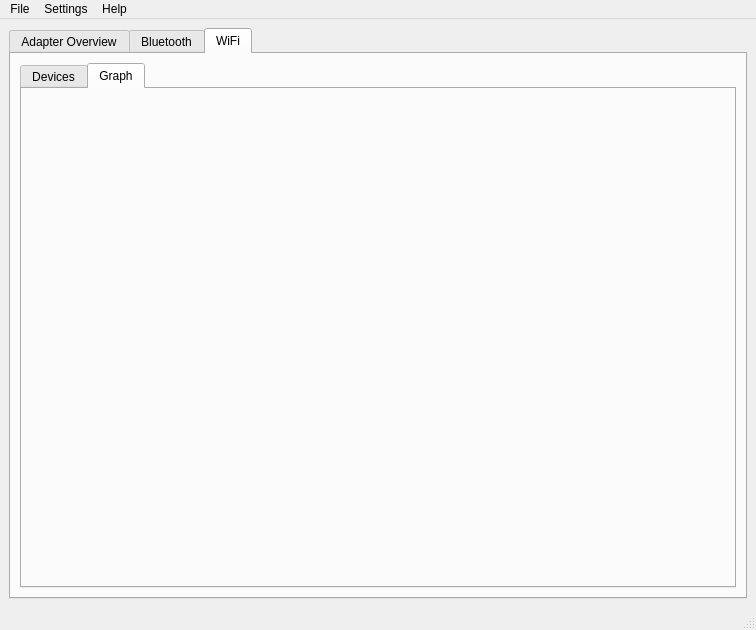
<?xml version="1.0" encoding="UTF-8"?>
<ui version="4.0">
 <class>MainWindow</class>
 <widget class="QMainWindow" name="MainWindow">
  <property name="geometry">
   <rect>
    <x>0</x>
    <y>0</y>
    <width>756</width>
    <height>630</height>
   </rect>
  </property>
  <property name="windowTitle">
   <string>MainWindow</string>
  </property>
  <property name="styleSheet">
   <string notr="true"/>
  </property>
  <widget class="QWidget" name="centralwidget">
   <layout class="QVBoxLayout" name="verticalLayout">
    <item>
     <widget class="QTabWidget" name="tabWidget">
      <property name="styleSheet">
       <string notr="true"/>
      </property>
      <property name="currentIndex">
       <number>2</number>
      </property>
      <widget class="QWidget" name="adapterTab">
       <attribute name="title">
        <string>Adapter Overview</string>
       </attribute>
       <layout class="QVBoxLayout" name="verticalLayout_2">
        <item>
         <widget class="QLabel" name="label_3">
          <property name="text">
           <string>Wifi Adapter</string>
          </property>
         </widget>
        </item>
        <item>
         <widget class="QTableWidget" name="bluetoothAdapterTable">
          <attribute name="horizontalHeaderDefaultSectionSize">
           <number>200</number>
          </attribute>
          <attribute name="horizontalHeaderStretchLastSection">
           <bool>false</bool>
          </attribute>
          <attribute name="verticalHeaderVisible">
           <bool>false</bool>
          </attribute>
          <row>
           <property name="text">
            <string/>
           </property>
          </row>
          <row>
           <property name="text">
            <string/>
           </property>
          </row>
          <row>
           <property name="text">
            <string/>
           </property>
          </row>
          <row>
           <property name="text">
            <string/>
           </property>
          </row>
          <row>
           <property name="text">
            <string/>
           </property>
          </row>
          <row>
           <property name="text">
            <string/>
           </property>
          </row>
          <row>
           <property name="text">
            <string/>
           </property>
          </row>
          <column>
           <property name="text">
            <string>Property</string>
           </property>
          </column>
          <column>
           <property name="text">
            <string>Value</string>
           </property>
          </column>
          <item row="0" column="0">
           <property name="text">
            <string>Vendor</string>
           </property>
           <property name="flags">
            <set>ItemIsDragEnabled|ItemIsUserCheckable|ItemIsEnabled</set>
           </property>
          </item>
          <item row="1" column="0">
           <property name="text">
            <string>MAC Address</string>
           </property>
           <property name="flags">
            <set>ItemIsDragEnabled|ItemIsUserCheckable|ItemIsEnabled</set>
           </property>
          </item>
          <item row="2" column="0">
           <property name="text">
            <string>API</string>
           </property>
           <property name="flags">
            <set>ItemIsDragEnabled|ItemIsUserCheckable|ItemIsEnabled</set>
           </property>
          </item>
          <item row="3" column="0">
           <property name="text">
            <string>Revision</string>
           </property>
           <property name="flags">
            <set>ItemIsDragEnabled|ItemIsUserCheckable|ItemIsEnabled</set>
           </property>
          </item>
          <item row="4" column="0">
           <property name="text">
            <string>Services</string>
           </property>
           <property name="flags">
            <set>ItemIsDragEnabled|ItemIsUserCheckable|ItemIsEnabled</set>
           </property>
          </item>
          <item row="5" column="0">
           <property name="text">
            <string>Class</string>
           </property>
           <property name="flags">
            <set>ItemIsDragEnabled|ItemIsUserCheckable|ItemIsEnabled</set>
           </property>
          </item>
          <item row="6" column="0">
           <property name="text">
            <string>Manufacturer</string>
           </property>
          </item>
         </widget>
        </item>
        <item>
         <widget class="QLabel" name="label">
          <property name="text">
           <string>Bluetooth Adapter</string>
          </property>
         </widget>
        </item>
        <item>
         <widget class="QTableWidget" name="wifiAdapterTable">
          <attribute name="horizontalHeaderDefaultSectionSize">
           <number>200</number>
          </attribute>
          <attribute name="horizontalHeaderStretchLastSection">
           <bool>false</bool>
          </attribute>
          <attribute name="verticalHeaderVisible">
           <bool>false</bool>
          </attribute>
          <row>
           <property name="text">
            <string/>
           </property>
          </row>
          <row>
           <property name="text">
            <string/>
           </property>
          </row>
          <row>
           <property name="text">
            <string/>
           </property>
          </row>
          <row>
           <property name="text">
            <string/>
           </property>
          </row>
          <row>
           <property name="text">
            <string/>
           </property>
          </row>
          <row>
           <property name="text">
            <string/>
           </property>
          </row>
          <row>
           <property name="text">
            <string/>
           </property>
          </row>
          <column>
           <property name="text">
            <string>Property</string>
           </property>
          </column>
          <column>
           <property name="text">
            <string>Value</string>
           </property>
          </column>
          <item row="0" column="0">
           <property name="text">
            <string>Vendor</string>
           </property>
           <property name="flags">
            <set>ItemIsDragEnabled|ItemIsUserCheckable|ItemIsEnabled</set>
           </property>
          </item>
          <item row="1" column="0">
           <property name="text">
            <string>MAC Address</string>
           </property>
           <property name="flags">
            <set>ItemIsDragEnabled|ItemIsUserCheckable|ItemIsEnabled</set>
           </property>
          </item>
          <item row="2" column="0">
           <property name="text">
            <string>API</string>
           </property>
           <property name="flags">
            <set>ItemIsDragEnabled|ItemIsUserCheckable|ItemIsEnabled</set>
           </property>
          </item>
          <item row="3" column="0">
           <property name="text">
            <string>Revision</string>
           </property>
           <property name="flags">
            <set>ItemIsDragEnabled|ItemIsUserCheckable|ItemIsEnabled</set>
           </property>
          </item>
          <item row="4" column="0">
           <property name="text">
            <string>Services</string>
           </property>
           <property name="flags">
            <set>ItemIsDragEnabled|ItemIsUserCheckable|ItemIsEnabled</set>
           </property>
          </item>
          <item row="5" column="0">
           <property name="text">
            <string>Class</string>
           </property>
           <property name="flags">
            <set>ItemIsDragEnabled|ItemIsUserCheckable|ItemIsEnabled</set>
           </property>
          </item>
          <item row="6" column="0">
           <property name="text">
            <string>Manufacturer</string>
           </property>
          </item>
         </widget>
        </item>
       </layout>
      </widget>
      <widget class="QWidget" name="bluetoothTab">
       <attribute name="title">
        <string>Bluetooth</string>
       </attribute>
       <layout class="QVBoxLayout" name="verticalLayout_4">
        <item>
         <widget class="QTabWidget" name="tabWidget_2">
          <property name="currentIndex">
           <number>0</number>
          </property>
          <widget class="QWidget" name="btGraphTab">
           <attribute name="title">
            <string>Graph</string>
           </attribute>
           <layout class="QVBoxLayout" name="verticalLayout_5">
            <item>
             <layout class="QVBoxLayout" name="bluetoothGraphLayout"/>
            </item>
            <item>
             <layout class="QVBoxLayout" name="bluetoothGraphToolbar"/>
            </item>
           </layout>
          </widget>
          <widget class="QWidget" name="btDevicesTab">
           <attribute name="title">
            <string>Devices</string>
           </attribute>
           <layout class="QVBoxLayout" name="verticalLayout_9">
            <item>
             <widget class="QTableWidget" name="bluetoothTable">
              <property name="sortingEnabled">
               <bool>true</bool>
              </property>
              <attribute name="horizontalHeaderCascadingSectionResizes">
               <bool>false</bool>
              </attribute>
              <attribute name="horizontalHeaderDefaultSectionSize">
               <number>110</number>
              </attribute>
              <attribute name="horizontalHeaderStretchLastSection">
               <bool>true</bool>
              </attribute>
              <column>
               <property name="text">
                <string>Device</string>
               </property>
              </column>
              <column>
               <property name="text">
                <string>MAC Address</string>
               </property>
              </column>
              <column>
               <property name="text">
                <string>Signal Strength</string>
               </property>
              </column>
              <column>
               <property name="text">
                <string>Major Class</string>
               </property>
              </column>
              <column>
               <property name="text">
                <string>Minor Class</string>
               </property>
              </column>
              <column>
               <property name="text">
                <string>Services</string>
               </property>
              </column>
             </widget>
            </item>
           </layout>
          </widget>
         </widget>
        </item>
       </layout>
      </widget>
      <widget class="QWidget" name="wifiTab">
       <attribute name="title">
        <string>WiFi</string>
       </attribute>
       <layout class="QVBoxLayout" name="verticalLayout_10">
        <item>
         <widget class="QTabWidget" name="tabWidget_3">
          <property name="currentIndex">
           <number>1</number>
          </property>
          <widget class="QWidget" name="wifiDevicesTab">
           <attribute name="title">
            <string>Devices</string>
           </attribute>
           <layout class="QVBoxLayout" name="verticalLayout_11">
            <item>
             <widget class="QTableWidget" name="wifiTable">
              <property name="sortingEnabled">
               <bool>true</bool>
              </property>
              <attribute name="horizontalHeaderCascadingSectionResizes">
               <bool>true</bool>
              </attribute>
              <attribute name="horizontalHeaderDefaultSectionSize">
               <number>110</number>
              </attribute>
              <attribute name="horizontalHeaderStretchLastSection">
               <bool>true</bool>
              </attribute>
              <attribute name="verticalHeaderStretchLastSection">
               <bool>false</bool>
              </attribute>
              <column>
               <property name="text">
                <string>Name</string>
               </property>
              </column>
              <column>
               <property name="text">
                <string>MAC Address</string>
               </property>
              </column>
              <column>
               <property name="text">
                <string>RSSI</string>
               </property>
              </column>
              <column>
               <property name="text">
                <string>Frequency</string>
               </property>
              </column>
              <column>
               <property name="text">
                <string>Quality</string>
               </property>
              </column>
              <column>
               <property name="text">
                <string>Encryption Type</string>
               </property>
              </column>
              <column>
               <property name="text">
                <string>Mode of Device</string>
               </property>
              </column>
              <column>
               <property name="text">
                <string>Channel</string>
               </property>
              </column>
             </widget>
            </item>
           </layout>
          </widget>
          <widget class="QWidget" name="wifiGraphTab">
           <attribute name="title">
            <string>Graph</string>
           </attribute>
           <layout class="QVBoxLayout" name="verticalLayout_12">
            <item>
             <layout class="QVBoxLayout" name="wifiGraphLayout"/>
            </item>
            <item>
             <layout class="QVBoxLayout" name="wifiGraphToolbar"/>
            </item>
           </layout>
          </widget>
         </widget>
        </item>
       </layout>
      </widget>
     </widget>
    </item>
   </layout>
  </widget>
  <widget class="QStatusBar" name="statusbar"/>
  <widget class="QMenuBar" name="menubar">
   <property name="geometry">
    <rect>
     <x>0</x>
     <y>0</y>
     <width>756</width>
     <height>22</height>
    </rect>
   </property>
   <widget class="QMenu" name="menuFile">
    <property name="title">
     <string>File</string>
    </property>
    <widget class="QMenu" name="menuExport">
     <property name="title">
      <string>Export</string>
     </property>
     <addaction name="actionExportWifi"/>
     <addaction name="actionExportBluetooth"/>
    </widget>
    <addaction name="actionSave"/>
    <addaction name="menuExport"/>
    <addaction name="separator"/>
    <addaction name="actionQuit"/>
   </widget>
   <widget class="QMenu" name="menuPreferences">
    <property name="title">
     <string>Settings</string>
    </property>
    <addaction name="actionPreferences"/>
   </widget>
   <widget class="QMenu" name="menuAbout">
    <property name="title">
     <string>Help</string>
    </property>
    <addaction name="actionDocumentation"/>
    <addaction name="separator"/>
    <addaction name="actionAbout"/>
   </widget>
   <addaction name="menuFile"/>
   <addaction name="menuPreferences"/>
   <addaction name="menuAbout"/>
  </widget>
  <action name="actionSave">
   <property name="text">
    <string>Save</string>
   </property>
   <property name="shortcutContext">
    <enum>Qt::WidgetWithChildrenShortcut</enum>
   </property>
  </action>
  <action name="actionPreferences">
   <property name="text">
    <string>Preferences</string>
   </property>
  </action>
  <action name="actionDocumentation">
   <property name="text">
    <string>Documentation</string>
   </property>
  </action>
  <action name="actionAbout">
   <property name="text">
    <string>About Signalum</string>
   </property>
  </action>
  <action name="actionQuit">
   <property name="text">
    <string>Quit</string>
   </property>
  </action>
  <action name="actionExportWifi">
   <property name="text">
    <string>WiFi</string>
   </property>
  </action>
  <action name="actionExportBluetooth">
   <property name="text">
    <string>Bluetooth</string>
   </property>
  </action>
 </widget>
 <resources/>
 <connections/>
</ui>
